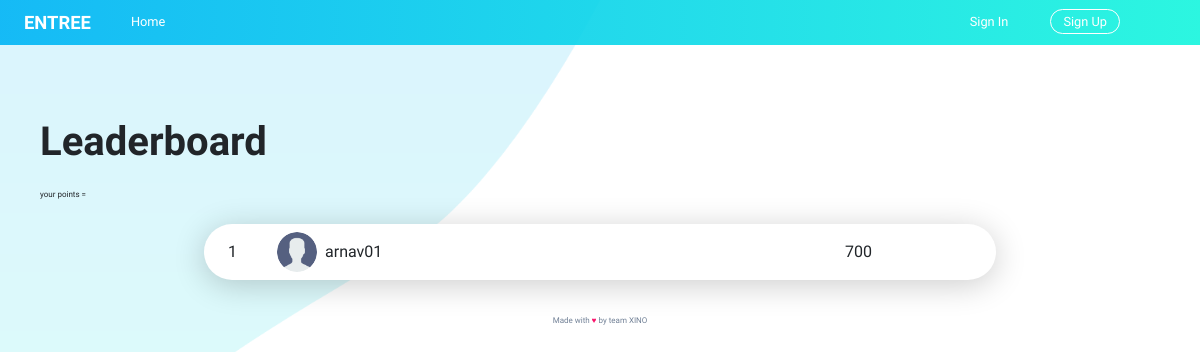
/leaderboard, run on an earlier commit of the app's database.
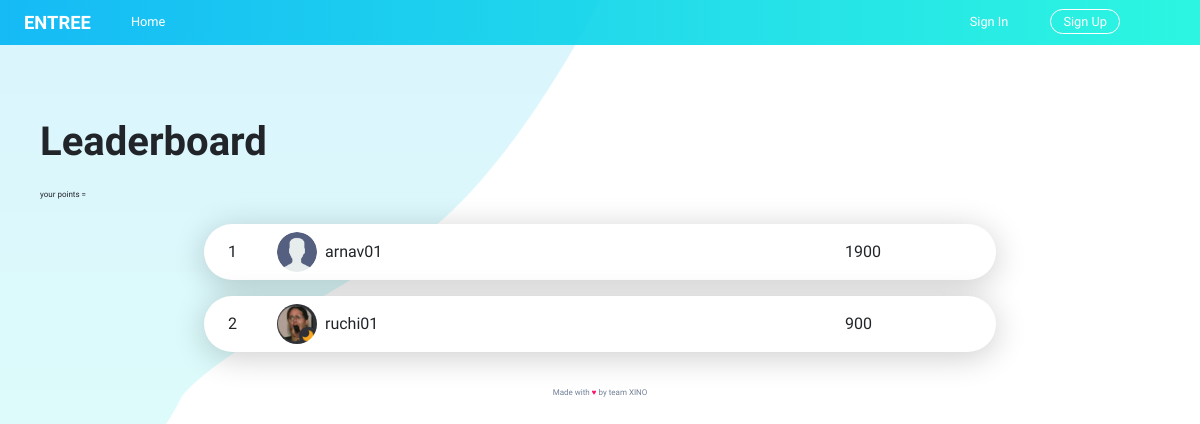
And on a later commit of the database.
### Tool/models.py (models this page shows, shortened)
class User(db.Model,UserMixin):
    __tablename__ = 'users'
    id = db.Column(db.Integer,primary_key = True)
    name = db.Column(db.String(64))
    username = db.Column(db.String , unique = True)
    profile_image = db.Column(db.String(64), nullable = False , default = 'developer.png')
    membership = db.Column(db.String(64), nullable = False , default = 'basic')
    email = db.Column(db.String(64),unique = True,index = True)
    password_hash = db.Column(db.String(128))
    points = db.Column(db.Integer , default = 0)
    anonymous = db.Column(db.String , default = 'No')

### app.py (the view)
@app.route('/leaderboard')
def leaderboard():
    all_users = User.query.order_by(User.points.desc()).all()
    n = len(all_users)
    rank = []
    for users in all_users:
        rank.append(n)
        n -= 1
    return render_template('leaderboard.htm',all_users=all_users,rank=rank)

### Tool/templates/leaderboard.htm (shortened to what this page needs)
{% extends "base.htm" %}
{% block content %}
<div class="lboard-wrapper">
    <h1 class="heading-2 mgb-small">Leaderboard</h1>
    <h1>your points = {{current_user.points}}</h1>
    <div class="lboard">
      {%for user in all_users%}
        <div class="lboard__item">
            <p class="lboard__no">{{rank.pop()}}</p>
            <img src="{{url_for('static', filename=user.profile_image)}}" alt="pfp 1" class="lboard__img">
            <p class="lboard__info"> {%if user == current_user%}
            <td>{{user.username}}(You)</td>
            {%elif user.anonymous == 'Yes'%}
            <td>Anonymous123</td>
            {%else%}
            <td>{{user.username}}</td>
            {%endif%}</p>
            <p class="lboard__points">{{user.points}}</p>
        </div>
        {%endfor%}
    </div>
</div>
{%endblock%}

### Tool/templates/base.htm (shortened to what this page needs)
<!DOCTYPE html>
<html>
    <head>
        <link rel="stylesheet" href="https://stackpath.bootstrapcdn.com/bootstrap/4.5.2/css/bootstrap.min.css"
>
            <link rel="stylesheet" href="https://cdnjs.cloudflare.com/ajax/libs/meyer-reset/2.0/reset.min.css">
            <link rel='stylesheet' href='https://cdnjs.cloudflare.com/ajax/libs/tailwindcss/1.7.6/tailwind.min.css'>
        <link rel="stylesheet" href="static/css/styles.css">
    </head>
    <body>
      <nav class="navbar sticky">
            <div class="navbar__pages">
                <a href="index.htm" class="navbar__logo">
                    <p class="navbar__logo--text">Entree</p>
                </a>
                <a href="{{url_for('index')}}" class="navbar__link">Home</a>
                {%if current_user.is_authenticated%}
                <a href="{{url_for('leaderboard')}}" class="navbar__link">Leaderboard</a>
                <a href="{{url_for('donate')}}" class="navbar__link">Donations</a>
                <a href="{{url_for('logout')}}" class="navbar__link">Logout</a>
                {%else%}
            </div>
            <div class="navbar__account">
                <div class="navbar__account--links">
                    <a href="{{url_for('login')}}" class="navbar__link">Sign In</a>
                    <a href="{{url_for('register')}}" class="navbar__link navbar__create-link">Sign Up</a>
                </div>
                {%endif%}
            </div>
    </nav>
      <br><br><br>
    {%block content%} {%endblock%}
    <div>
        <h6 class="relative mx-auto bottom-0 inset-x-0  text-center p-4 text-gray-600"> Made with <span
                style="color:rgb(249, 16, 105);">♥</span>
            by
            team XINO
        </h6>
    </div>
</body>
</html>

### Tool/static/css/styles.css (style rules this page uses)
html { font-size: 62.5%; scroll-behavior: smooth; box-sizing: border-box; }
@media only screen and (max-width: 75em) { html { font-size: 50%; } }
*, *::before, *::after { margin: 0; padding: 0; box-sizing: inherit; }
body { font-family: "Montserrat", sans-serif; font-weight: 400; line-height: 1.6; overflow-x: hidden; }
.mgb-small { margin-bottom: 3rem; }
.lboard-wrapper { margin-top: 10rem; padding: 0rem 5rem; }
.navbar { position: absolute; top: 0; left: 0; width: 100vw; display: flex; padding: 1rem 3rem; background-image: linear-gradient(to right, rgba(0, 180, 245, 0.9), rgba(21, 245, 221, 0.9)); justify-content: space-between; align-items: center; z-index: 1001; }
.navbar__logo { display: flex; align-items: center; text-decoration: none; margin-right: 5rem; visibility: visible; }
.navbar__logo--text { font-size: 2.3rem; color: #ffffff; font-weight: 700; text-transform: uppercase; text-decoration: none; }
.navbar__link:link, .navbar__link:visited { text-decoration: none; font-size: 1.6rem; color: #ffffff; transition: all .2s ease-in-out; position: relative; }
.navbar__link:link:not(:last-child), .navbar__link:visited:not(:last-child) { margin-right: 3rem; }
.navbar__link::after { content: ""; position: absolute; background-color: #ffffff; bottom: -5px; left: 0; width: 100%; height: 1.5px; transform: scaleX(0); transition: all .2s ease-in-out; }
.navbar__pages { display: flex; align-items: center; justify-content: space-around; }
.navbar__account { display: flex; align-items: center; }
.navbar__create-link:link, .navbar__create-link:visited { padding: .5rem 1.5rem; margin: 0 2rem; border: 1px #ffffff solid; border-radius: 100px; }
.navbar__create-link:link::after, .navbar__create-link:visited::after { display: none; }
.heading-2 { text-transform: capitalize; font-weight: 600; font-size: 5rem; }
.lboard { padding: 3rem; width: 75%; margin: auto; }
.lboard__item { display: flex; align-items: center; background-color: #ffffff; box-shadow: 0 5px 4rem rgba(0, 0, 0, 0.2); border-radius: 100px; padding: 1rem 3rem; }
.lboard__item:not(:last-child) { margin-bottom: 2rem; }
.lboard__no { margin-right: 5rem; }
.lboard__img { width: 5rem; height: 5rem; border-radius: 50%; margin-right: 1em; }
.lboard__info, .lboard__no, .lboard__points { font-size: 2rem; }
.lboard__info { width: calc(100% - 28rem); }

What changed in the data, as far as the page shows it:
changed User "arnav01": points "700" → "1900"
added User: pop "2", profile_image (picture), username "ruchi01", points "900"
